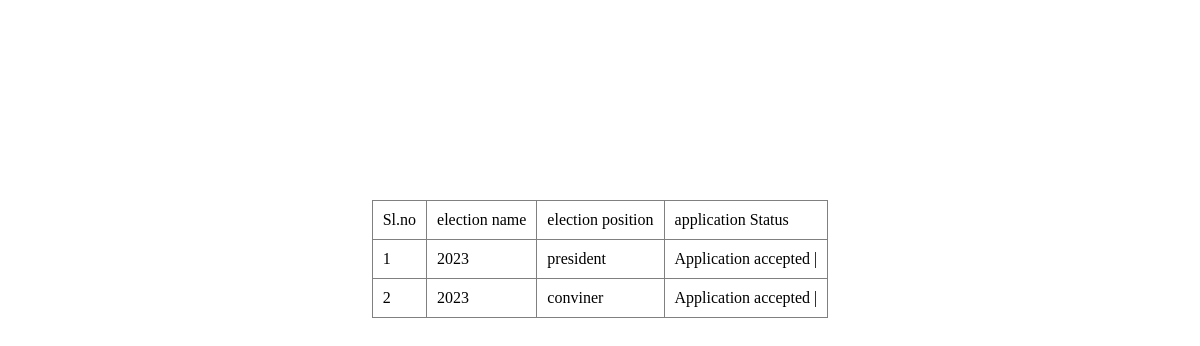
/Member/electionstatus/ (signed in), run on an earlier commit of the app's database.
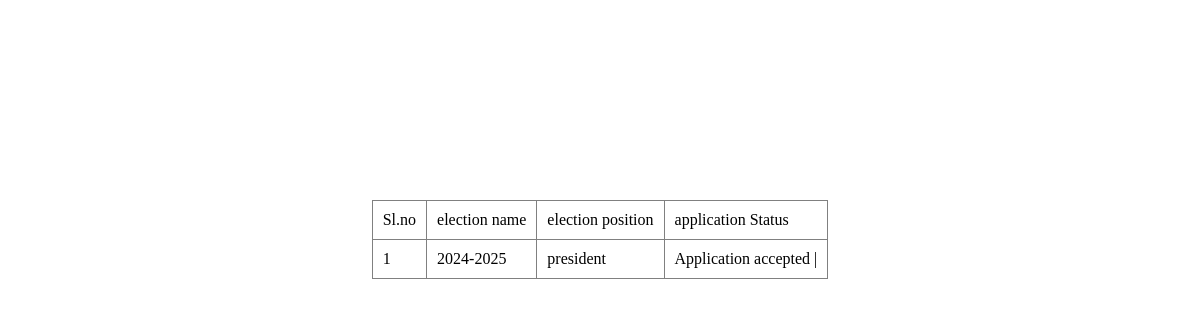
And on a later commit of the database.
### Member/models.py (models this page shows)
class tbl_electionapply(models.Model):
    status=models.IntegerField(default=0)
    election_name=models.ForeignKey(tbl_electiondeclaration,on_delete=models.CASCADE)
    election_position=models.ForeignKey(tbl_electionposition,on_delete=models.CASCADE)
    member_name=models.ForeignKey(tbl_memberadding,on_delete=models.CASCADE)

### Admin/models.py (models this page shows)
class tbl_electiondeclaration(models.Model):
    title=models.CharField(max_length=50)
    details=models.CharField(max_length=50)
    nodate=models.DateField()
    vedate=models.DateField()
    eldate=models.DateField()
    redate=models.DateField()
    podate=models.DateField(auto_now_add=True)

class tbl_electionposition(models.Model):
    election_position=models.CharField(max_length=50)

### Member/views.py (the view)
# urls.py: path('electionstatus/', views.elecstatusview,name="ElectionStatus"),
def elecstatusview(request):
    if 'mid' in request.session:
        memberdata=tbl_memberadding.objects.get(id=request.session["mid"])
        eledata=tbl_electionapply.objects.filter(member_name=memberdata)
        return render(request,"Member/ElectionStatus.html",{'electionstatus':eledata,'data1':memberdata})
    else:
        return redirect("Guest:login")

### Member/Templates/Member/ElectionStatus.html
<table border="1" align="center" cellpadding="10" style="border-collapse: collapse; margin-top: 200px" align="center">
    <tr>
        <td>Sl.no</td>
        <td>election name</td>
        <td>election position</td>
        <td> application Status</td>
    </tr>
    {% for i in electionstatus  %}
<tr>
<td>{{forloop.counter}}</td>
<td>{{i.election_name.title}}</td>
<td>{{i.election_position.election_position}}</td>
<td>
    {% if i.status == 0 %}
    <p >Application on process</p>
    {% elif i.status == 1 %}
    <p >Application accepted | </p>
    {% else %}
    <p >rejected</p>
    {% endif %}
</td>
</tr>
{% endfor %}
</table>

What changed in the data, as far as the page shows it:
removed tbl_electionapply: election_name "2023", election_position.election_position "president", status "Application accepted |"
removed tbl_electionapply: election_name "2023", election_position.election_position "conviner", status "Application accepted |"
added tbl_electionapply: election_name "2024-2025", election_position.election_position "president", status "Application accepted |"
